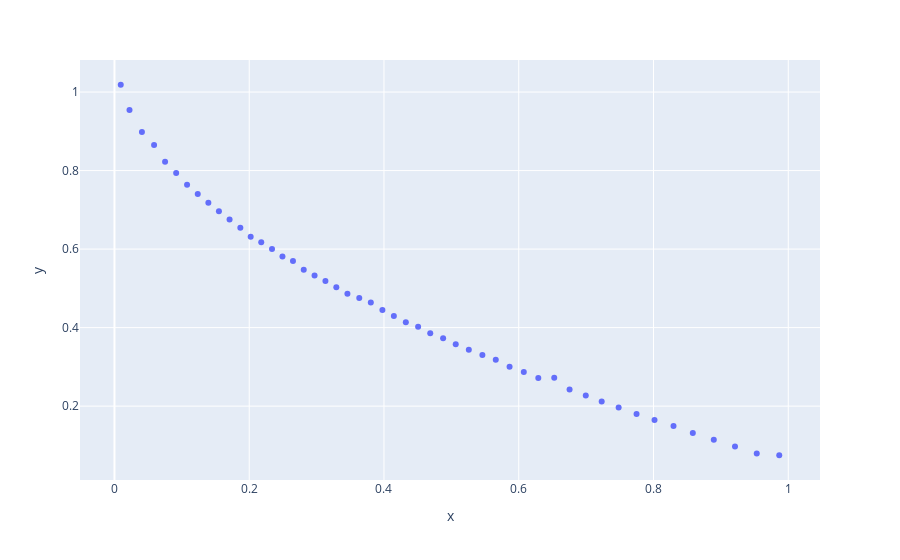

Notebook code cell kept with this figure:
### Code cell
ex.scatter(x=evaluated[:,0], y=evaluated[:,1])
